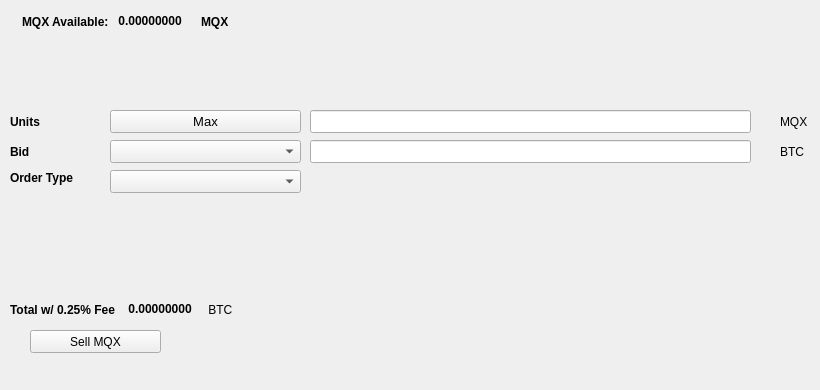
   <widget class="QWidget" name="SellTab">
    <attribute name="title">
     <string>Sell</string>
    </attribute>
    <widget class="QLabel" name="label_16">
     <property name="geometry">
      <rect>
       <x>780</x>
       <y>140</y>
       <width>31</width>
       <height>23</height>
      </rect>
     </property>
     <property name="text">
      <string>BTC</string>
     </property>
    </widget>
    <widget class="QComboBox" name="SellBidcomboBox">
     <property name="geometry">
      <rect>
       <x>110</x>
       <y>140</y>
       <width>191</width>
       <height>23</height>
      </rect>
     </property>
     <property name="font">
      <font>
       <pointsize>10</pointsize>
      </font>
     </property>
    </widget>
    <widget class="QLabel" name="label_18">
     <property name="geometry">
      <rect>
       <x>10</x>
       <y>110</y>
       <width>46</width>
       <height>23</height>
      </rect>
     </property>
     <property name="font">
      <font>
       <weight>75</weight>
       <bold>true</bold>
      </font>
     </property>
     <property name="text">
      <string>Units</string>
     </property>
    </widget>
    <widget class="QPushButton" name="Sell_Max_Amount">
     <property name="geometry">
      <rect>
       <x>110</x>
       <y>110</y>
       <width>191</width>
       <height>23</height>
      </rect>
     </property>
     <property name="font">
      <font>
       <pointsize>10</pointsize>
      </font>
     </property>
     <property name="text">
      <string>Max</string>
     </property>
    </widget>
    <widget class="QLabel" name="label_20">
     <property name="geometry">
      <rect>
       <x>10</x>
       <y>170</y>
       <width>91</width>
       <height>16</height>
      </rect>
     </property>
     <property name="font">
      <font>
       <weight>75</weight>
       <bold>true</bold>
      </font>
     </property>
     <property name="text">
      <string>Order Type</string>
     </property>
    </widget>
    <widget class="QComboBox" name="SellOrdertypeCombo">
     <property name="geometry">
      <rect>
       <x>110</x>
       <y>170</y>
       <width>191</width>
       <height>23</height>
      </rect>
     </property>
     <property name="font">
      <font>
       <pointsize>10</pointsize>
      </font>
     </property>
    </widget>
    <widget class="QLabel" name="label_21">
     <property name="geometry">
      <rect>
       <x>10</x>
       <y>140</y>
       <width>46</width>
       <height>23</height>
      </rect>
     </property>
     <property name="font">
      <font>
       <weight>75</weight>
       <bold>true</bold>
      </font>
     </property>
     <property name="text">
      <string>Bid</string>
     </property>
    </widget>
    <widget class="QLabel" name="label_22">
     <property name="geometry">
      <rect>
       <x>780</x>
       <y>110</y>
       <width>31</width>
       <height>23</height>
      </rect>
     </property>
     <property name="text">
      <string>MQX</string>
     </property>
    </widget>
    <widget class="QLineEdit" name="UnitsInputMQX">
     <property name="geometry">
      <rect>
       <x>310</x>
       <y>110</y>
       <width>441</width>
       <height>23</height>
      </rect>
     </property>
     <property name="font">
      <font>
       <pointsize>9</pointsize>
       <weight>75</weight>
       <bold>true</bold>
      </font>
     </property>
    </widget>
    <widget class="QLineEdit" name="SellBidPriceEdit">
     <property name="geometry">
      <rect>
       <x>310</x>
       <y>140</y>
       <width>441</width>
       <height>23</height>
      </rect>
     </property>
     <property name="font">
      <font>
       <pointsize>9</pointsize>
       <weight>75</weight>
       <bold>true</bold>
      </font>
     </property>
    </widget>
    <widget class="QPushButton" name="SellMQXBTN">
     <property name="geometry">
      <rect>
       <x>30</x>
       <y>330</y>
       <width>131</width>
       <height>23</height>
      </rect>
     </property>
     <property name="text">
      <string>Sell MQX</string>
     </property>
     <property name="icon">
      <iconset resource="../mqx">
       <normaloff>:/icons/bitcoin</normaloff>:/icons/bitcoin</iconset>
     </property>
    </widget>
    <widget class="QWidget" name="layoutWidget3">
     <property name="geometry">
      <rect>
       <x>22</x>
       <y>12</y>
       <width>258</width>
       <height>19</height>
      </rect>
     </property>
     <layout class="QHBoxLayout" name="horizontalLayout">
      <item>
       <widget class="QLabel" name="label232_2">
        <property name="font">
         <font>
          <weight>75</weight>
          <bold>true</bold>
         </font>
        </property>
        <property name="text">
         <string>MQX Available:</string>
        </property>
       </widget>
      </item>
      <item>
       <widget class="QLabel" name="MQXAvailableLabel">
        <property name="palette">
         <palette>
          <active>
           <colorrole role="WindowText">
            <brush brushstyle="SolidPattern">
             <color alpha="255">
              <red>0</red>
              <green>0</green>
              <blue>0</blue>
             </color>
            </brush>
           </colorrole>
           <colorrole role="Button">
            <brush brushstyle="SolidPattern">
             <color alpha="255">
              <red>0</red>
              <green>170</green>
              <blue>0</blue>
             </color>
            </brush>
           </colorrole>
           <colorrole role="Light">
            <brush brushstyle="SolidPattern">
             <color alpha="255">
              <red>0</red>
              <green>255</green>
              <blue>0</blue>
             </color>
            </brush>
           </colorrole>
           <colorrole role="Midlight">
            <brush brushstyle="SolidPattern">
             <color alpha="255">
              <red>0</red>
              <green>212</green>
              <blue>0</blue>
             </color>
            </brush>
           </colorrole>
           <colorrole role="Dark">
            <brush brushstyle="SolidPattern">
             <color alpha="255">
              <red>0</red>
              <green>85</green>
              <blue>0</blue>
             </color>
            </brush>
           </colorrole>
           <colorrole role="Mid">
            <brush brushstyle="SolidPattern">
             <color alpha="255">
              <red>0</red>
              <green>113</green>
              <blue>0</blue>
             </color>
            </brush>
           </colorrole>
           <colorrole role="Text">
            <brush brushstyle="SolidPattern">
             <color alpha="255">
              <red>0</red>
              <green>170</green>
              <blue>0</blue>
             </color>
            </brush>
           </colorrole>
           <colorrole role="BrightText">
            <brush brushstyle="SolidPattern">
             <color alpha="255">
              <red>255</red>
              <green>255</green>
              <blue>255</blue>
             </color>
            </brush>
           </colorrole>
           <colorrole role="ButtonText">
            <brush brushstyle="SolidPattern">
             <color alpha="255">
              <red>0</red>
              <green>0</green>
              <blue>0</blue>
             </color>
            </brush>
           </colorrole>
           <colorrole role="Base">
            <brush brushstyle="SolidPattern">
             <color alpha="255">
              <red>255</red>
              <green>255</green>
              <blue>255</blue>
             </color>
            </brush>
           </colorrole>
           <colorrole role="Window">
            <brush brushstyle="SolidPattern">
             <color alpha="255">
              <red>0</red>
              <green>170</green>
              <blue>0</blue>
             </color>
            </brush>
           </colorrole>
           <colorrole role="Shadow">
            <brush brushstyle="SolidPattern">
             <color alpha="255">
              <red>0</red>
              <green>0</green>
              <blue>0</blue>
             </color>
            </brush>
           </colorrole>
           <colorrole role="AlternateBase">
            <brush brushstyle="SolidPattern">
             <color alpha="255">
              <red>127</red>
              <green>212</green>
              <blue>127</blue>
             </color>
            </brush>
           </colorrole>
           <colorrole role="ToolTipBase">
            <brush brushstyle="SolidPattern">
             <color alpha="255">
              <red>255</red>
              <green>255</green>
              <blue>220</blue>
             </color>
            </brush>
           </colorrole>
           <colorrole role="ToolTipText">
            <brush brushstyle="SolidPattern">
             <color alpha="255">
              <red>0</red>
              <green>0</green>
              <blue>0</blue>
             </color>
            </brush>
           </colorrole>
          </active>
          <inactive>
           <colorrole role="WindowText">
            <brush brushstyle="SolidPattern">
             <color alpha="255">
              <red>0</red>
              <green>0</green>
              <blue>0</blue>
             </color>
            </brush>
           </colorrole>
           <colorrole role="Button">
            <brush brushstyle="SolidPattern">
             <color alpha="255">
              <red>0</red>
              <green>170</green>
              <blue>0</blue>
             </color>
            </brush>
           </colorrole>
           <colorrole role="Light">
            <brush brushstyle="SolidPattern">
             <color alpha="255">
              <red>0</red>
              <green>255</green>
              <blue>0</blue>
             </color>
            </brush>
           </colorrole>
           <colorrole role="Midlight">
            <brush brushstyle="SolidPattern">
             <color alpha="255">
              <red>0</red>
              <green>212</green>
              <blue>0</blue>
             </color>
            </brush>
           </colorrole>
           <colorrole role="Dark">
            <brush brushstyle="SolidPattern">
             <color alpha="255">
              <red>0</red>
              <green>85</green>
              <blue>0</blue>
             </color>
            </brush>
           </colorrole>
           <colorrole role="Mid">
            <brush brushstyle="SolidPattern">
             <color alpha="255">
              <red>0</red>
              <green>113</green>
              <blue>0</blue>
             </color>
            </brush>
           </colorrole>
           <colorrole role="Text">
            <brush brushstyle="SolidPattern">
             <color alpha="255">
              <red>0</red>
              <green>170</green>
              <blue>0</blue>
             </color>
            </brush>
           </colorrole>
           <colorrole role="BrightText">
            <brush brushstyle="SolidPattern">
             <color alpha="255">
              <red>255</red>
              <green>255</green>
              <blue>255</blue>
             </color>
            </brush>
           </colorrole>
           <colorrole role="ButtonText">
            <brush brushstyle="SolidPattern">
             <color alpha="255">
              <red>0</red>
              <green>0</green>
              <blue>0</blue>
             </color>
            </brush>
           </colorrole>
           <colorrole role="Base">
            <brush brushstyle="SolidPattern">
             <color alpha="255">
              <red>255</red>
              <green>255</green>
              <blue>255</blue>
             </color>
            </brush>
           </colorrole>
           <colorrole role="Window">
            <brush brushstyle="SolidPattern">
             <color alpha="255">
              <red>0</red>
              <green>170</green>
              <blue>0</blue>
             </color>
            </brush>
           </colorrole>
           <colorrole role="Shadow">
            <brush brushstyle="SolidPattern">
             <color alpha="255">
              <red>0</red>
              <green>0</green>
              <blue>0</blue>
             </color>
            </brush>
           </colorrole>
           <colorrole role="AlternateBase">
            <brush brushstyle="SolidPattern">
             <color alpha="255">
              <red>127</red>
              <green>212</green>
              <blue>127</blue>
             </color>
            </brush>
           </colorrole>
           <colorrole role="ToolTipBase">
            <brush brushstyle="SolidPattern">
             <color alpha="255">
              <red>255</red>
              <green>255</green>
              <blue>220</blue>
             </color>
            </brush>
           </colorrole>
           <colorrole role="ToolTipText">
            <brush brushstyle="SolidPattern">
             <color alpha="255">
              <red>0</red>
              <green>0</green>
              <blue>0</blue>
             </color>
            </brush>
           </colorrole>
          </inactive>
          <disabled>
           <colorrole role="WindowText">
            <brush brushstyle="SolidPattern">
             <color alpha="255">
              <red>0</red>
              <green>85</green>
              <blue>0</blue>
             </color>
            </brush>
           </colorrole>
           <colorrole role="Button">
            <brush brushstyle="SolidPattern">
             <color alpha="255">
              <red>0</red>
              <green>170</green>
              <blue>0</blue>
             </color>
            </brush>
           </colorrole>
           <colorrole role="Light">
            <brush brushstyle="SolidPattern">
             <color alpha="255">
              <red>0</red>
              <green>255</green>
              <blue>0</blue>
             </color>
            </brush>
           </colorrole>
           <colorrole role="Midlight">
            <brush brushstyle="SolidPattern">
             <color alpha="255">
              <red>0</red>
              <green>212</green>
              <blue>0</blue>
             </color>
            </brush>
           </colorrole>
           <colorrole role="Dark">
            <brush brushstyle="SolidPattern">
             <color alpha="255">
              <red>0</red>
              <green>85</green>
              <blue>0</blue>
             </color>
            </brush>
           </colorrole>
           <colorrole role="Mid">
            <brush brushstyle="SolidPattern">
             <color alpha="255">
              <red>0</red>
              <green>113</green>
              <blue>0</blue>
             </color>
            </brush>
           </colorrole>
           <colorrole role="Text">
            <brush brushstyle="SolidPattern">
             <color alpha="255">
              <red>0</red>
              <green>85</green>
              <blue>0</blue>
             </color>
            </brush>
           </colorrole>
           <colorrole role="BrightText">
            <brush brushstyle="SolidPattern">
             <color alpha="255">
              <red>255</red>
              <green>255</green>
              <blue>255</blue>
             </color>
            </brush>
           </colorrole>
           <colorrole role="ButtonText">
            <brush brushstyle="SolidPattern">
             <color alpha="255">
              <red>0</red>
              <green>85</green>
              <blue>0</blue>
             </color>
            </brush>
           </colorrole>
           <colorrole role="Base">
            <brush brushstyle="SolidPattern">
             <color alpha="255">
              <red>0</red>
              <green>170</green>
              <blue>0</blue>
             </color>
            </brush>
           </colorrole>
           <colorrole role="Window">
            <brush brushstyle="SolidPattern">
             <color alpha="255">
              <red>0</red>
              <green>170</green>
              <blue>0</blue>
             </color>
            </brush>
           </colorrole>
           <colorrole role="Shadow">
            <brush brushstyle="SolidPattern">
             <color alpha="255">
              <red>0</red>
              <green>0</green>
              <blue>0</blue>
             </color>
            </brush>
           </colorrole>
           <colorrole role="AlternateBase">
            <brush brushstyle="SolidPattern">
             <color alpha="255">
              <red>0</red>
              <green>170</green>
              <blue>0</blue>
             </color>
            </brush>
           </colorrole>
           <colorrole role="ToolTipBase">
            <brush brushstyle="SolidPattern">
             <color alpha="255">
              <red>255</red>
              <green>255</green>
              <blue>220</blue>
             </color>
            </brush>
           </colorrole>
           <colorrole role="ToolTipText">
            <brush brushstyle="SolidPattern">
             <color alpha="255">
              <red>0</red>
              <green>0</green>
              <blue>0</blue>
             </color>
            </brush>
           </colorrole>
          </disabled>
         </palette>
        </property>
        <property name="font">
         <font>
          <weight>75</weight>
          <bold>true</bold>
         </font>
        </property>
        <property name="text">
         <string> 0.00000000 </string>
        </property>
        <property name="textInteractionFlags">
         <set>Qt::LinksAccessibleByMouse|Qt::TextSelectableByKeyboard|Qt::TextSelectableByMouse</set>
        </property>
       </widget>
      </item>
      <item>
       <widget class="QLabel" name="labelMQX">
        <property name="font">
         <font>
          <weight>75</weight>
          <bold>true</bold>
         </font>
        </property>
        <property name="text">
         <string>MQX</string>
        </property>
       </widget>
      </item>
     </layout>
    </widget>
    <widget class="QWidget" name="layoutWidget">
     <property name="geometry">
      <rect>
       <x>10</x>
       <y>300</y>
       <width>268</width>
       <height>19</height>
      </rect>
     </property>
     <layout class="QHBoxLayout" name="horizontalLayout_2">
      <item>
       <widget class="QLabel" name="label_19">
        <property name="font">
         <font>
          <weight>75</weight>
          <bold>true</bold>
         </font>
        </property>
        <property name="text">
         <string>Total w/ 0.25% Fee </string>
        </property>
       </widget>
      </item>
      <item>
       <widget class="QLabel" name="SellCostLabel">
        <property name="palette">
         <palette>
          <active>
           <colorrole role="WindowText">
            <brush brushstyle="SolidPattern">
             <color alpha="255">
              <red>0</red>
              <green>0</green>
              <blue>0</blue>
             </color>
            </brush>
           </colorrole>
           <colorrole role="Button">
            <brush brushstyle="SolidPattern">
             <color alpha="255">
              <red>0</red>
              <green>170</green>
              <blue>0</blue>
             </color>
            </brush>
           </colorrole>
           <colorrole role="Light">
            <brush brushstyle="SolidPattern">
             <color alpha="255">
              <red>0</red>
              <green>255</green>
              <blue>0</blue>
             </color>
            </brush>
           </colorrole>
           <colorrole role="Midlight">
            <brush brushstyle="SolidPattern">
             <color alpha="255">
              <red>0</red>
              <green>212</green>
              <blue>0</blue>
             </color>
            </brush>
           </colorrole>
           <colorrole role="Dark">
            <brush brushstyle="SolidPattern">
             <color alpha="255">
              <red>0</red>
              <green>85</green>
              <blue>0</blue>
             </color>
            </brush>
           </colorrole>
           <colorrole role="Mid">
            <brush brushstyle="SolidPattern">
             <color alpha="255">
              <red>0</red>
              <green>113</green>
              <blue>0</blue>
             </color>
            </brush>
           </colorrole>
           <colorrole role="Text">
            <brush brushstyle="SolidPattern">
             <color alpha="255">
              <red>0</red>
              <green>170</green>
              <blue>0</blue>
             </color>
            </brush>
           </colorrole>
           <colorrole role="BrightText">
            <brush brushstyle="SolidPattern">
             <color alpha="255">
              <red>255</red>
              <green>255</green>
              <blue>255</blue>
             </color>
            </brush>
           </colorrole>
           <colorrole role="ButtonText">
            <brush brushstyle="SolidPattern">
             <color alpha="255">
              <red>0</red>
              <green>0</green>
              <blue>0</blue>
             </color>
            </brush>
           </colorrole>
           <colorrole role="Base">
            <brush brushstyle="SolidPattern">
             <color alpha="255">
              <red>255</red>
              <green>255</green>
              <blue>255</blue>
             </color>
            </brush>
           </colorrole>
           <colorrole role="Window">
            <brush brushstyle="SolidPattern">
             <color alpha="255">
              <red>0</red>
              <green>170</green>
              <blue>0</blue>
             </color>
            </brush>
           </colorrole>
           <colorrole role="Shadow">
            <brush brushstyle="SolidPattern">
             <color alpha="255">
              <red>0</red>
              <green>0</green>
              <blue>0</blue>
             </color>
            </brush>
           </colorrole>
           <colorrole role="AlternateBase">
            <brush brushstyle="SolidPattern">
             <color alpha="255">
              <red>127</red>
              <green>212</green>
              <blue>127</blue>
             </color>
            </brush>
           </colorrole>
           <colorrole role="ToolTipBase">
            <brush brushstyle="SolidPattern">
             <color alpha="255">
              <red>255</red>
              <green>255</green>
              <blue>220</blue>
             </color>
            </brush>
           </colorrole>
           <colorrole role="ToolTipText">
            <brush brushstyle="SolidPattern">
             <color alpha="255">
              <red>0</red>
              <green>0</green>
              <blue>0</blue>
             </color>
            </brush>
           </colorrole>
          </active>
          <inactive>
           <colorrole role="WindowText">
            <brush brushstyle="SolidPattern">
             <color alpha="255">
              <red>0</red>
              <green>0</green>
              <blue>0</blue>
             </color>
            </brush>
           </colorrole>
           <colorrole role="Button">
            <brush brushstyle="SolidPattern">
             <color alpha="255">
              <red>0</red>
              <green>170</green>
              <blue>0</blue>
             </color>
            </brush>
           </colorrole>
           <colorrole role="Light">
            <brush brushstyle="SolidPattern">
             <color alpha="255">
              <red>0</red>
              <green>255</green>
              <blue>0</blue>
             </color>
            </brush>
           </colorrole>
           <colorrole role="Midlight">
            <brush brushstyle="SolidPattern">
             <color alpha="255">
              <red>0</red>
              <green>212</green>
              <blue>0</blue>
             </color>
            </brush>
           </colorrole>
           <colorrole role="Dark">
            <brush brushstyle="SolidPattern">
             <color alpha="255">
              <red>0</red>
              <green>85</green>
              <blue>0</blue>
             </color>
            </brush>
           </colorrole>
           <colorrole role="Mid">
            <brush brushstyle="SolidPattern">
             <color alpha="255">
              <red>0</red>
              <green>113</green>
              <blue>0</blue>
             </color>
            </brush>
           </colorrole>
           <colorrole role="Text">
            <brush brushstyle="SolidPattern">
             <color alpha="255">
              <red>0</red>
              <green>170</green>
              <blue>0</blue>
             </color>
            </brush>
           </colorrole>
           <colorrole role="BrightText">
            <brush brushstyle="SolidPattern">
             <color alpha="255">
              <red>255</red>
              <green>255</green>
              <blue>255</blue>
             </color>
            </brush>
           </colorrole>
           <colorrole role="ButtonText">
            <brush brushstyle="SolidPattern">
             <color alpha="255">
              <red>0</red>
              <green>0</green>
              <blue>0</blue>
             </color>
            </brush>
           </colorrole>
           <colorrole role="Base">
            <brush brushstyle="SolidPattern">
             <color alpha="255">
              <red>255</red>
              <green>255</green>
              <blue>255</blue>
             </color>
            </brush>
           </colorrole>
           <colorrole role="Window">
            <brush brushstyle="SolidPattern">
             <color alpha="255">
              <red>0</red>
              <green>170</green>
              <blue>0</blue>
             </color>
            </brush>
           </colorrole>
           <colorrole role="Shadow">
            <brush brushstyle="SolidPattern">
             <color alpha="255">
              <red>0</red>
              <green>0</green>
              <blue>0</blue>
             </color>
            </brush>
           </colorrole>
           <colorrole role="AlternateBase">
            <brush brushstyle="SolidPattern">
             <color alpha="255">
              <red>127</red>
              <green>212</green>
              <blue>127</blue>
             </color>
            </brush>
           </colorrole>
           <colorrole role="ToolTipBase">
            <brush brushstyle="SolidPattern">
             <color alpha="255">
              <red>255</red>
              <green>255</green>
              <blue>220</blue>
             </color>
            </brush>
           </colorrole>
           <colorrole role="ToolTipText">
            <brush brushstyle="SolidPattern">
             <color alpha="255">
              <red>0</red>
              <green>0</green>
              <blue>0</blue>
             </color>
            </brush>
           </colorrole>
          </inactive>
          <disabled>
           <colorrole role="WindowText">
            <brush brushstyle="SolidPattern">
             <color alpha="255">
              <red>0</red>
              <green>85</green>
              <blue>0</blue>
             </color>
            </brush>
           </colorrole>
           <colorrole role="Button">
            <brush brushstyle="SolidPattern">
             <color alpha="255">
              <red>0</red>
              <green>170</green>
              <blue>0</blue>
             </color>
            </brush>
           </colorrole>
           <colorrole role="Light">
            <brush brushstyle="SolidPattern">
             <color alpha="255">
              <red>0</red>
              <green>255</green>
              <blue>0</blue>
             </color>
            </brush>
           </colorrole>
           <colorrole role="Midlight">
            <brush brushstyle="SolidPattern">
             <color alpha="255">
              <red>0</red>
              <green>212</green>
              <blue>0</blue>
             </color>
            </brush>
           </colorrole>
           <colorrole role="Dark">
            <brush brushstyle="SolidPattern">
             <color alpha="255">
              <red>0</red>
              <green>85</green>
              <blue>0</blue>
             </color>
            </brush>
           </colorrole>
           <colorrole role="Mid">
            <brush brushstyle="SolidPattern">
             <color alpha="255">
              <red>0</red>
              <green>113</green>
              <blue>0</blue>
             </color>
            </brush>
           </colorrole>
           <colorrole role="Text">
            <brush brushstyle="SolidPattern">
             <color alpha="255">
              <red>0</red>
              <green>85</green>
              <blue>0</blue>
             </color>
            </brush>
           </colorrole>
           <colorrole role="BrightText">
            <brush brushstyle="SolidPattern">
             <color alpha="255">
              <red>255</red>
              <green>255</green>
              <blue>255</blue>
             </color>
            </brush>
           </colorrole>
           <colorrole role="ButtonText">
            <brush brushstyle="SolidPattern">
             <color alpha="255">
              <red>0</red>
              <green>85</green>
              <blue>0</blue>
             </color>
            </brush>
           </colorrole>
           <colorrole role="Base">
            <brush brushstyle="SolidPattern">
             <color alpha="255">
              <red>0</red>
              <green>170</green>
              <blue>0</blue>
             </color>
            </brush>
           </colorrole>
           <colorrole role="Window">
            <brush brushstyle="SolidPattern">
             <color alpha="255">
              <red>0</red>
              <green>170</green>
              <blue>0</blue>
             </color>
            </brush>
           </colorrole>
           <colorrole role="Shadow">
            <brush brushstyle="SolidPattern">
             <color alpha="255">
              <red>0</red>
              <green>0</green>
              <blue>0</blue>
             </color>
            </brush>
           </colorrole>
           <colorrole role="AlternateBase">
            <brush brushstyle="SolidPattern">
             <color alpha="255">
              <red>0</red>
              <green>170</green>
              <blue>0</blue>
             </color>
            </brush>
           </colorrole>
           <colorrole role="ToolTipBase">
            <brush brushstyle="SolidPattern">
             <color alpha="255">
              <red>255</red>
              <green>255</green>
              <blue>220</blue>
             </color>
            </brush>
           </colorrole>
           <colorrole role="ToolTipText">
            <brush brushstyle="SolidPattern">
             <color alpha="255">
              <red>0</red>
              <green>0</green>
              <blue>0</blue>
             </color>
            </brush>
           </colorrole>
          </disabled>
         </palette>
        </property>
        <property name="font">
         <font>
          <weight>75</weight>
          <bold>true</bold>
         </font>
        </property>
        <property name="autoFillBackground">
         <bool>false</bool>
        </property>
        <property name="text">
         <string> 0.00000000</string>
        </property>
        <property name="textInteractionFlags">
         <set>Qt::LinksAccessibleByMouse|Qt::TextSelectableByMouse</set>
        </property>
       </widget>
      </item>
      <item>
       <widget class="QLabel" name="label_17">
        <property name="font">
         <font>
          <weight>50</weight>
          <bold>false</bold>
         </font>
        </property>
        <property name="text">
         <string> BTC</string>
        </property>
       </widget>
      </item>
     </layout>
    </widget>
    <widget class="QLabel" name="label_23">
     <property name="geometry">
      <rect>
       <x>460</x>
       <y>300</y>
       <width>281</width>
       <height>81</height>
      </rect>
     </property>
     <property name="text">
      <string/>
     </property>
     <property name="pixmap">
      <pixmap>:/images/bittrex</pixmap>
     </property>
    </widget>
   </widget>
